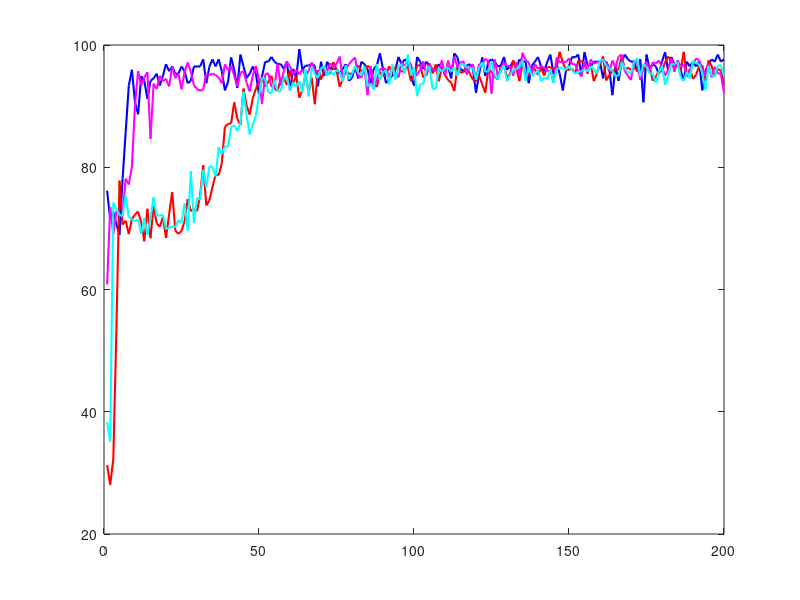

Reproduce this figure in MATLAB. (Note: this script raises an error after producing the figure.)
clear all

% load data
load('chest_xray_accuracy_iid.mat')
% Baseline 1: CL
data_1 = chest_xray_accuracy_iid(:,1);
% Baseline 2: FL
data_2 = chest_xray_accuracy_iid(:,2);
% Sequential FedSL
data_3 = chest_xray_accuracy_iid(:,3);
% Parallel FedSL
data_4 = chest_xray_accuracy_iid(:,4);

% plot figure
figure

% draw curves with shadows
curve_1 = plot(data_1,'b-','Linewidth',1.5)
hold on
curve_2 = plot(data_2,'r-','Linewidth',1.5)
curve_3 = plot(data_3,'m-','Linewidth',1.5)
curve_4 = plot(data_4,'c-','Linewidth',1.5)

curve_1.Color(4) = 0.2;
curve_2.Color(4) = 0.2;
curve_3.Color(4) = 0.2;
curve_4.Color(4) = 0.2;

%%%%%%%%%%%%%%%%%%%%%%%%%%%%%

% draw mean curves
data_5 = average_data(data_1);
data_6 = average_data(data_2);
data_7 = average_data(data_3);
data_8 = average_data(data_4);

curve_5 = plot(data_5,'b-o','Linewidth',1.5,'MarkerIndices',[1 10 20 40 60 80 100])
hold on
curve_6 = plot(data_6,'r-v','Linewidth',1.5,'MarkerIndices',[1 10 20 40 60 80 100])
curve_7 = plot(data_7,'m-*','Linewidth',1.5,'MarkerIndices',[1 10 20 40 60 80 100])
curve_8 = plot(data_8,'c-s','Linewidth',1.5,'MarkerIndices',[1 10 20 40 60 80 100])

%%%%%%%%%%%%%%%%%%%%%%%%%%%%%

title('Chest X-Ray: IID','FontWeight','normal')
xlabel('Training rounds')
ylabel('Training loss')
set(gca,'FontName','Times New Roman','FontSize',14);
legend_1 = legend([curve_5 curve_6 curve_7 curve_8], ...
                  'Baseline 1: CL',...
                  'Baseline 2: FL',...
                  'Sequential FedSL',...
                  'Parallel FedSL',...
                  'Location','best');
set(legend_1,'FontSize',14);
xlim([0 100])
% ylim([50 100])

function data_avg = average_data(x)
    K = 100;
    data_avg = zeros(K,1);
    for i = 1:K
        data_avg(i) = mean(x(i:i+3));
    end
end




